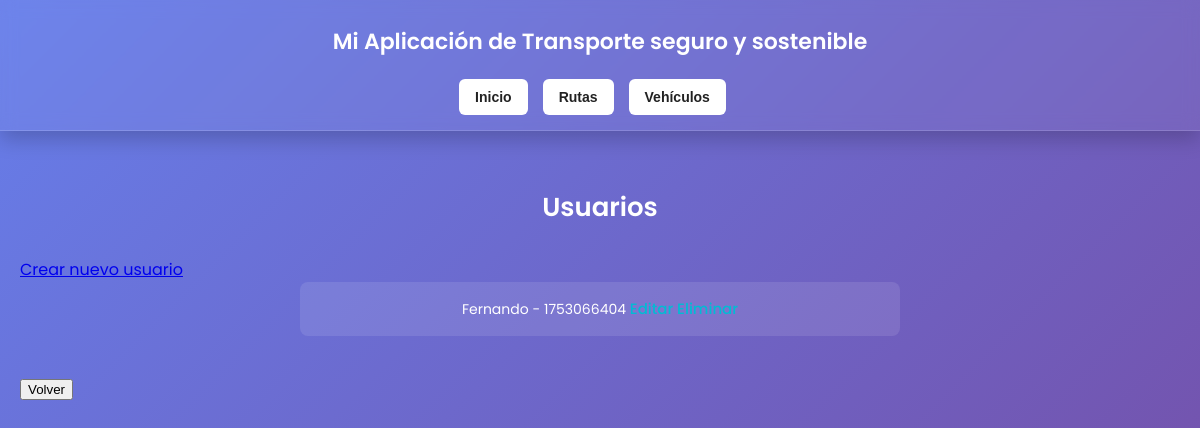
The app's page /usuarios/, older data.
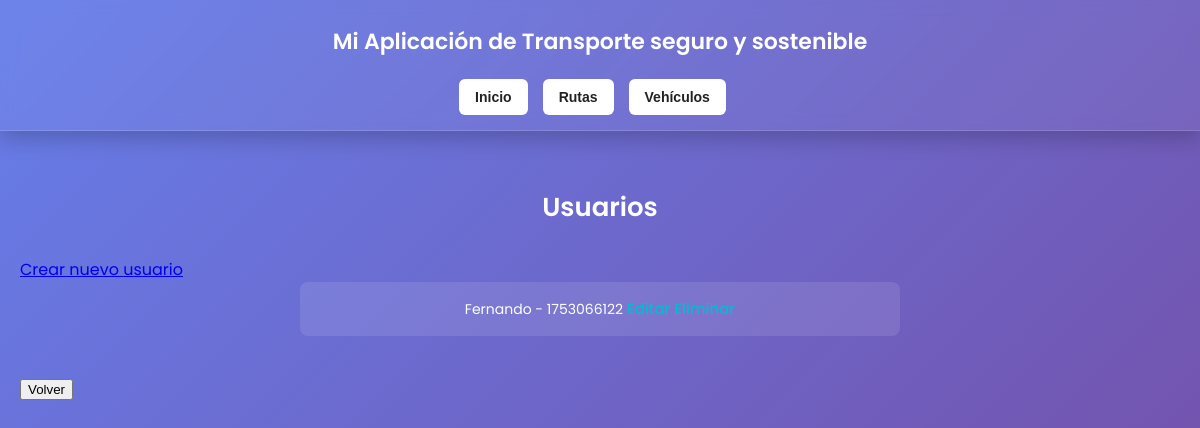
The same page, newer data.
### DevChApp/models.py (models this page shows, shortened)
class Usuario(AbstractBaseUser, PermissionsMixin):
    nombre = models.CharField(max_length=100)
    cedula = models.CharField(
        max_length=10,
        unique=True,
        validators=[RegexValidator(regex=r'^\d{10}$', message='La cédula debe tener 10 dígitos numéricos.')]
    )
    correo = models.EmailField(unique=True)
    verificado = models.BooleanField(default=False)
    codigo_verificacion = models.CharField(max_length=6, blank=True, null=True)
    is_active = models.BooleanField(default=True)
    is_staff = models.BooleanField(default=False)  # necesario para admin
    objects = UsuarioManager()
    USERNAME_FIELD = 'correo'
    REQUIRED_FIELDS = ['nombre', 'cedula']

### DevChApp/views.py (the view)
# urls.py: path('usuarios/', views.usuario_list, name='usuario_list'),
def usuario_list(request):
    usuarios = Usuario.objects.all()
    return render(request, 'usuario/list.html', {'usuarios': usuarios})

### DevChApp/templates/usuario/list.html (shortened to what this page needs)
{% extends "base.html" %}
{% load static %}
{% block content %}
<h1>Usuarios</h1>
<a href="{% url 'usuario_create' %}">Crear nuevo usuario</a>
<ul>
  {% for usuario in usuarios %}
    <li>{{ usuario.nombre }} - {{ usuario.cedula }}
        <a href="{% url 'usuario_update' usuario.id %}">Editar</a>
        <a href="{% url 'usuario_delete' usuario.id %}">Eliminar</a>
    </li>
  {% endfor %}
</ul>
<button onclick="window.location.href='{% url 'index' %}'">Volver</button>
{% endblock content %}

Row changes from the older to the newer data that the page shows:
changed Usuario "Fernando": cedula "1753066404" → "1753066122"
